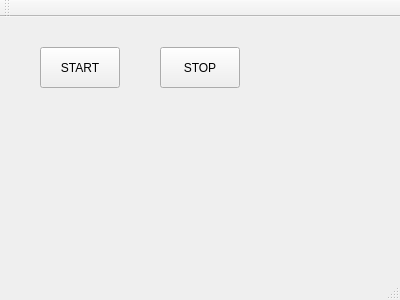
<?xml version="1.0" encoding="UTF-8"?>
<ui version="4.0">
 <class>MainWindow</class>
 <widget class="QMainWindow" name="MainWindow">
  <property name="geometry">
   <rect>
    <x>0</x>
    <y>0</y>
    <width>400</width>
    <height>300</height>
   </rect>
  </property>
  <property name="windowTitle">
   <string>MainWindow</string>
  </property>
  <widget class="QWidget" name="centralWidget">
   <widget class="QPushButton" name="pushButton_stop">
    <property name="geometry">
     <rect>
      <x>160</x>
      <y>30</y>
      <width>80</width>
      <height>41</height>
     </rect>
    </property>
    <property name="text">
     <string>STOP</string>
    </property>
   </widget>
   <widget class="QPushButton" name="pushButton_start">
    <property name="geometry">
     <rect>
      <x>40</x>
      <y>30</y>
      <width>80</width>
      <height>41</height>
     </rect>
    </property>
    <property name="text">
     <string>START</string>
    </property>
   </widget>
  </widget>
  <widget class="QMenuBar" name="menuBar">
   <property name="geometry">
    <rect>
     <x>0</x>
     <y>0</y>
     <width>400</width>
     <height>19</height>
    </rect>
   </property>
  </widget>
  <widget class="QToolBar" name="mainToolBar">
   <attribute name="toolBarArea">
    <enum>TopToolBarArea</enum>
   </attribute>
   <attribute name="toolBarBreak">
    <bool>false</bool>
   </attribute>
  </widget>
  <widget class="QStatusBar" name="statusBar"/>
 </widget>
 <layoutdefault spacing="6" margin="11"/>
 <resources/>
 <connections/>
</ui>
